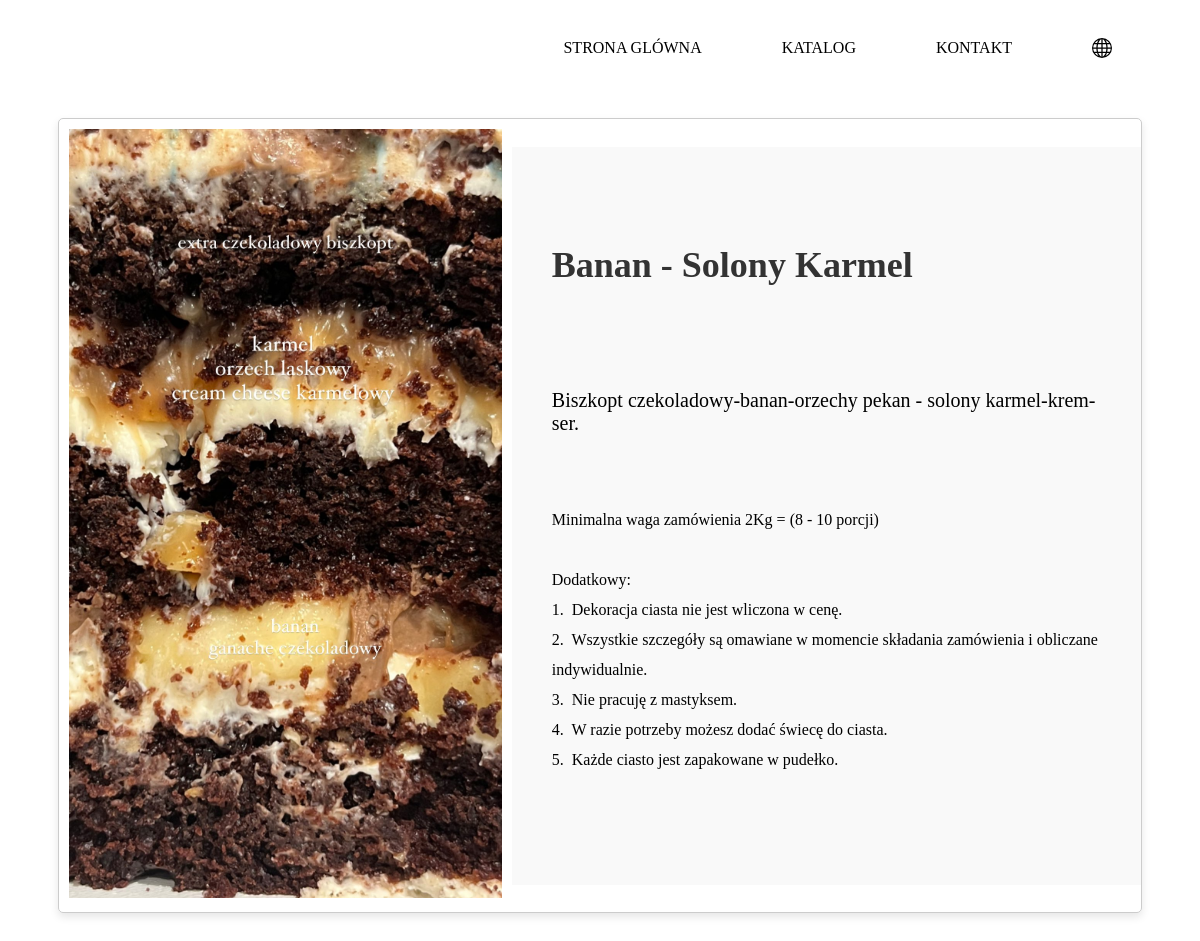
Page /category/1/items/2 on the committed database.
### sql_app/product_model.py (models this page shows)
class Item(Base):
    __tablename__ = "items"
    id = Column(Integer, primary_key=True)
    name = Column(String, nullable=False)
    description = Column(String)
    price = Column(Integer, nullable=False)
    in_stock = Column(Boolean, default=True)
    images_id = Column(Integer)
    images_url = Column(String)
    innader_info = Column(String)
    name_rus = Column(String)
    description_rus = Column(String)
    innader_info_rus = Column(String)
    name_eng = Column(String)
    description_eng = Column(String)
    innader_info_eng = Column(String)
    category_id = Column(Integer, ForeignKey('categories.id'))
    category = relationship("Category", back_populates="items")

### sql_app/main.py (the view)
@app.get("/category/{cat_id}/items/{item_id}", tags=['one_in_one_category'], response_class=HTMLResponse)
async def read_product_by_id(request: Request, cat_id: int, item_id: int, db: Session = Depends(get_db)):
    only_one_item_id = crud.get_product_by_id(cat_id, item_id, db)
    if only_one_item_id is None:
        raise HTTPException(status_code=400, detail="Item not found in Category ERROR")
    return templates.TemplateResponse(
        "item.html", {"request": request, "name": "item", "only_one_item_id": only_one_item_id})

### templates/item.html (shortened to what this page needs)
{% extends "base.html" %}
{% block content %}
{% if only_one_item_id %}
<div class="item-doker">
    <div class="item-cont-images">
         <img class="item-images" src="{{ only_one_item_id.images_url }}{{ only_one_item_id.images_id }}.jpg" alt="Product Image">
    </div>
    <div class="item-info">
        <h1 class="item_name">{{ only_one_item_id.name }}</h1>
        <p class="item_title">{{ only_one_item_id.description }}</p>
        {% if not only_one_item_id.category_id == 2 %}
        <p class="item_inader">{{only_one_item_id.innader_info}}</p>
        {% endif %}
    </div>
   {% else %}
       <p>Товар не найден.</p>
</div>
{% endif %}
{% endblock %}

### static/item_card.css (style rules this page uses)
.item-doker { display: flex; align-items: center; margin: 30px 50px; border: 1px solid #ccc; border-radius: 5px; overflow: hidden; box-shadow: 0 4px 8px rgba(0, 0, 0, 0.1); }
.item-cont-images { flex: 0 0 40%; padding: 10px; }
.item-images { max-width: 100%; height: auto; }
.item-info { flex: 1; padding: 40px; background-color: #f9f9f9; }
.item_name { font-size: 36px; color: #333; height: 3em; display: flex; align-items: center; }
.item_title { font-size: 20px; color: black; margin: 70px 0; white-space: break-spaces; }
.item_inader { margin: 70px 0; white-space: pre-wrap; line-height: 30px; }

### rows in the picture
Item: images_url (picture), name "Banan - Solony Karmel", description "Biszkopt czekoladowy-banan-orzechy pekan - solony karmel-krem-ser.", innader_info "Minimalna waga zamówienia 2Kg = (8 - 10 porcji) Dodatkowy: 1. Dekoracja ciasta nie jest wliczona w cenę. 2. Wszystkie szczegóły są omawiane w momencie składania zamówienia i obliczane indywidualnie. 3. Nie pracuję z mastyksem. 4. W razie potrzeby możesz dodać świecę do ciasta. 5. Każde ciasto jest zapakowane w pudełko."
